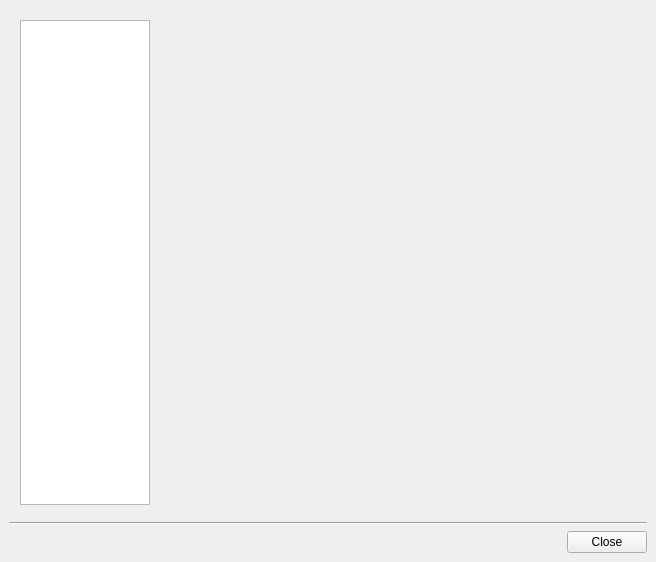
<ui version="4.0" >
 <class>MainDlg</class>
 <widget class="QDialog" name="MainDlg" >
  <property name="geometry" >
   <rect>
    <x>0</x>
    <y>0</y>
    <width>656</width>
    <height>562</height>
   </rect>
  </property>
  <property name="sizePolicy" >
   <sizepolicy>
    <hsizetype>0</hsizetype>
    <vsizetype>0</vsizetype>
    <horstretch>0</horstretch>
    <verstretch>0</verstretch>
   </sizepolicy>
  </property>
  <property name="windowTitle" >
   <string>PROOFAgent Management Console - v 1.0.5</string>
  </property>
  <layout class="QGridLayout" >
   <property name="margin" >
    <number>9</number>
   </property>
   <property name="spacing" >
    <number>6</number>
   </property>
   <item row="0" column="0" >
    <layout class="QVBoxLayout" >
     <property name="margin" >
      <number>0</number>
     </property>
     <property name="spacing" >
      <number>6</number>
     </property>
     <item>
      <layout class="QHBoxLayout" >
       <property name="margin" >
        <number>11</number>
       </property>
       <property name="spacing" >
        <number>6</number>
       </property>
       <item>
        <widget class="QListWidget" name="contentsWidget" >
         <property name="minimumSize" >
          <size>
           <width>130</width>
           <height>0</height>
          </size>
         </property>
         <property name="maximumSize" >
          <size>
           <width>128</width>
           <height>16777215</height>
          </size>
         </property>
         <property name="iconSize" >
          <size>
           <width>96</width>
           <height>84</height>
          </size>
         </property>
         <property name="resizeMode" >
          <enum>QListView::Adjust</enum>
         </property>
         <property name="spacing" >
          <number>12</number>
         </property>
         <property name="viewMode" >
          <enum>QListView::IconMode</enum>
         </property>
         <property name="currentRow" >
          <number>-1</number>
         </property>
        </widget>
       </item>
       <item>
        <widget class="QStackedWidget" name="pagesWidget" >
         <property name="sizePolicy" >
          <sizepolicy>
           <hsizetype>7</hsizetype>
           <vsizetype>7</vsizetype>
           <horstretch>81</horstretch>
           <verstretch>100</verstretch>
          </sizepolicy>
         </property>
         <property name="minimumSize" >
          <size>
           <width>400</width>
           <height>128</height>
          </size>
         </property>
         <property name="frameShadow" >
          <enum>QFrame::Plain</enum>
         </property>
         <widget class="QWidget" name="widget" />
        </widget>
       </item>
      </layout>
     </item>
     <item>
      <widget class="Line" name="line" >
       <property name="orientation" >
        <enum>Qt::Horizontal</enum>
       </property>
      </widget>
     </item>
     <item>
      <widget class="QPushButton" name="closeButton" >
       <property name="sizePolicy" >
        <sizepolicy>
         <hsizetype>0</hsizetype>
         <vsizetype>0</vsizetype>
         <horstretch>0</horstretch>
         <verstretch>0</verstretch>
        </sizepolicy>
       </property>
       <property name="layoutDirection" >
        <enum>Qt::RightToLeft</enum>
       </property>
       <property name="text" >
        <string>Close</string>
       </property>
       <property name="autoDefault" >
        <bool>false</bool>
       </property>
      </widget>
     </item>
    </layout>
   </item>
  </layout>
 </widget>
 <layoutdefault spacing="6" margin="11" />
 <pixmapfunction>qPixmapFromMimeSource</pixmapfunction>
 <resources/>
 <connections>
  <connection>
   <sender>closeButton</sender>
   <signal>clicked()</signal>
   <receiver>MainDlg</receiver>
   <slot>close()</slot>
   <hints>
    <hint type="sourcelabel" >
     <x>564</x>
     <y>426</y>
    </hint>
    <hint type="destinationlabel" >
     <x>326</x>
     <y>325</y>
    </hint>
   </hints>
  </connection>
 </connections>
</ui>
